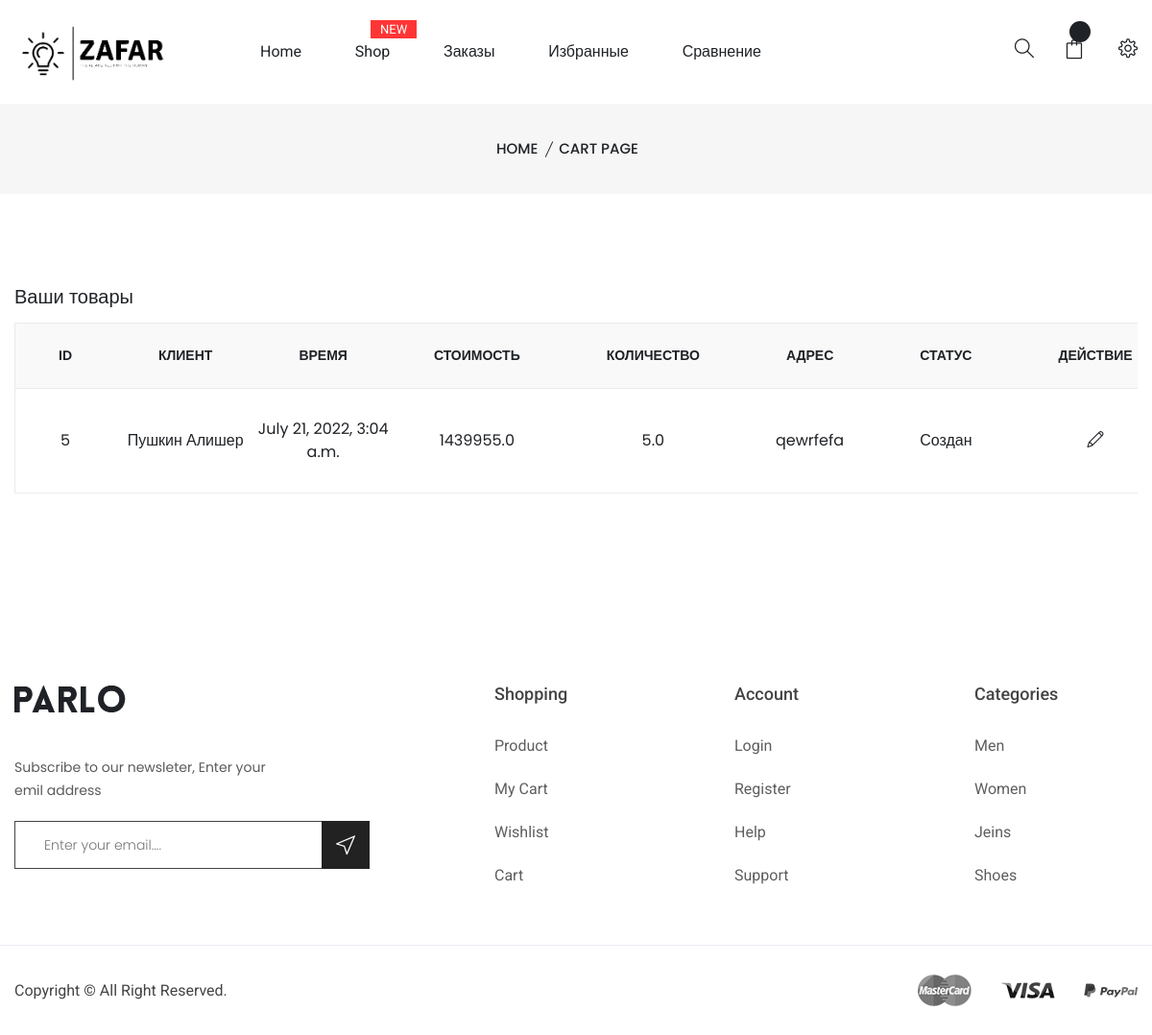
The app's page /orders/ (signed in), older data.
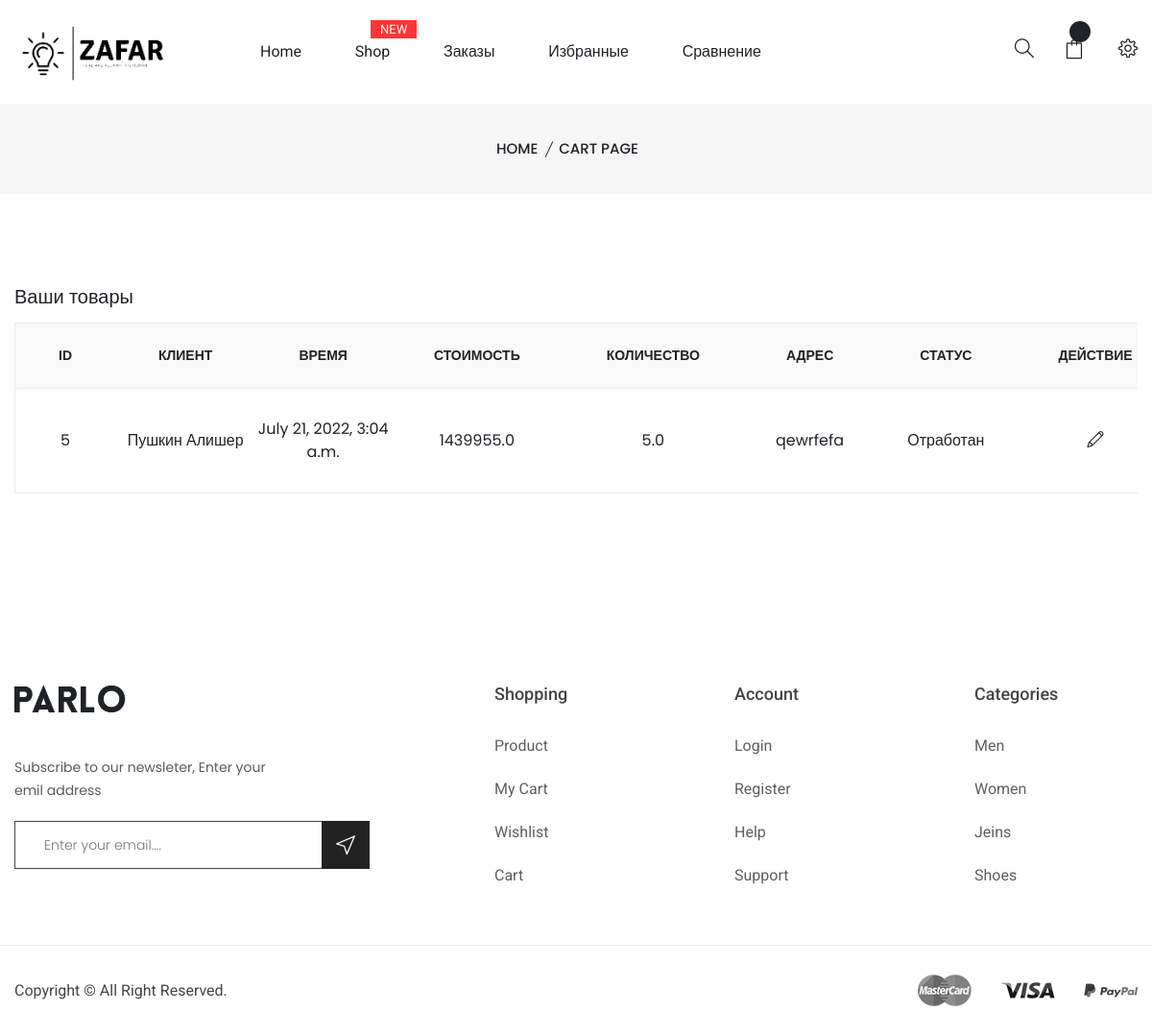
The same page, newer data.
### main/models.py (models this page shows, shortened)
class Cart(models.Model):
    title = models.CharField(max_length=200, blank=True)
    email = models.CharField(max_length=200, blank=True)
    last_name = models.CharField(max_length=200, blank=True)
    first_name = models.CharField(max_length=200, blank=True)
    zip_code = models.CharField(max_length=200, blank=True)
    country = models.CharField(max_length=200, blank=True)
    city = models.CharField(max_length=200, blank=True)
    person = models.CharField(max_length=200, blank=True)
    phone = models.CharField(max_length=200, blank=True)
    address = models.CharField(max_length=200, blank=True)
    is_accepted = models.BooleanField(default=False)
    is_payed = models.BooleanField(default=False)
    status = models.IntegerField(default=0) #0 - created, -1 - declained, 1 - confirmed
    session_id = models.CharField(max_length=200, blank=True)
    amount = models.FloatField(default=0)
    discount = models.FloatField(default=0)
    orig_price = models.FloatField(default=0)
    price = models.FloatField(default=0)
    created_at = models.DateTimeField(default=datetime.now())

### main/views.py (the view)
# urls.py: path('orders/', ordersHandler),
def ordersHandler(request):
    categories = Category.objects.all()
    new_cart = None
    cart_items = []
    confirmed_orders = []
    if request.user.is_authenticated:
        confirmed_orders = Cart.objects.filter(status__gte=1)
    return render(request, 'orders.html', {'categories': categories,
                                            'cart_items': [],
                                            'confirmed_orders': confirmed_orders,
                                            })

### templates/orders.html
{% extends 'base.html' %}
{% block content %}
    <div class="breadcrumb-area pt-35 pb-35 bg-gray">
        <div class="container">
            <div class="breadcrumb-content text-center">
                <ul>
                    <li>
                        <a href="/">Home</a>
                    </li>
                    <li class="active">Cart page </li>
                </ul>
            </div>
        </div>
    </div>
    <div class="cart-main-area pt-95 pb-100">
        <div class="container">
            <h3 class="cart-page-title">Ваши товары</h3>
            <div class="row">
                <div class="col-lg-12 col-md-12 col-sm-12 col-12">
                        <div class="table-content table-responsive cart-table-content">
                            <table>
                                <thead>
                                    <tr>
                                        <th>ID</th>
                                        <th>Клиент</th>
                                        <th>Время</th>
                                        <th>Стоимость</th>
                                        <th>Количество</th>
                                        <th>Адрес</th>
                                        <th>Статус</th>
                                        <th>Действие</th>
                                    </tr>
                                </thead>
                                <tbody>
                                    {% for order in confirmed_orders %}
                                        <tr>
                                            <td> {{ order.id }} </td>
                                            <td class="product-thumbnail">
                                                {{ order.last_name }} {{ order.first_name }}
                                            </td>
                                            <td class="product-name">
                                                {{ order.created_at }}
                                            </td>
                                            <td class="product-price-cart"><span class="amount"> {{ order.price }} </span></td>
                                            <td class="product-quantity">
                                                {{ order.amount }}
                                            </td>
                                            <td class="product-subtotal"> {{ order.address }} </td>
                                            <td class="product-subtotal">
                                                {% if order.status == 1 %}
                                                    Создан
                                                {% endif %}
                                                {% if order.status == 2 %}
                                                    Отработан
                                                {% endif %}
                                            </td>
                                            <td class="product-remove">
                                                <a href="/orders/{{ order.id }}"><i class="sli sli-pencil"></i></a>
                                           </td>
                                        </tr>
                                    {% endfor %}
                                </tbody>
                            </table>
                        </div>
                </div>
            </div>
        </div>
    </div>
{% endblock %}

Row changes from the older to the newer data that the page shows:
changed Cart "Пушкин": status "Создан" → "Отработан"
